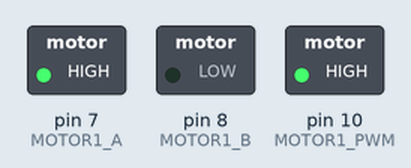
Recording of a sketch running on a simulated Arduino Uno, built with avr-gcc and run on an emulated ATmega328P. On the bench: switched loads named in the sketch (green lamp = pin HIGH).

Above: at 0.1 s.
Timing chart, 0 to 1.6 s (numbered marks = the images above):
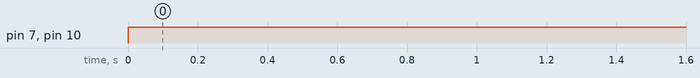

The sketch:

exemplo1.ino
```cpp
//Ponte H
#define MOTOR1_A 7 //led paralelo
#define MOTOR1_B 8 //led paralelo
#define MOTOR1_PWM 10 //led paralelo

#define MOTOR2_A 12 //led paralelo
#define MOTOR2_B 13 //led paralelo
#define MOTOR2_PWM 11 //led paralelo

void setup() {
  pinMode(MOTOR1_A, OUTPUT);
  pinMode(MOTOR1_B, OUTPUT);
}

void loop() {
  digitalWrite(MOTOR1_A, 1);
  digitalWrite(MOTOR1_B, 0);
  analogWrite(MOTOR1_PWM,1023);
}
```

Measured:
- by itself, pin 7 (MOTOR1_A), pin 10 (MOTOR1_PWM): LOW → HIGH at 0.00 s
